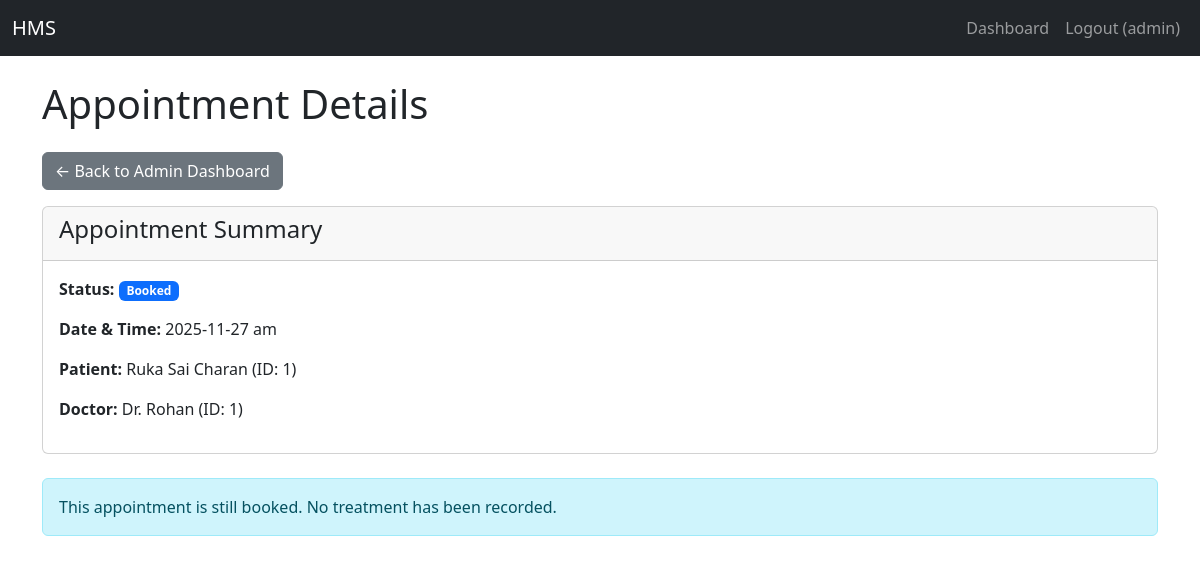
/admin/view_treatment/1 (signed in), run on the app's committed database.
### models.py (models this page shows)
class Appointment(db.Model):
    id = db.Column(db.Integer, primary_key=True)
    patient_id = db.Column(db.Integer, db.ForeignKey('patient.id'), nullable=False)
    doctor_id = db.Column(db.Integer, db.ForeignKey('doctor.id'), nullable=False)
    appointment_date = db.Column(db.String(100), nullable=False)
    status = db.Column(db.String(50), default='Booked') # e.g., Booked, Completed, Cancelled

class Patient(db.Model):
    id = db.Column(db.Integer, primary_key=True)
    user_id = db.Column(db.Integer, db.ForeignKey('user.id'), nullable=False)
    name = db.Column(db.String(100), nullable=False)
    contact = db.Column(db.String(100))

class Doctor(db.Model):
    id = db.Column(db.Integer, primary_key=True)
    user_id = db.Column(db.Integer, db.ForeignKey('user.id'), nullable=False)
    department_id = db.Column(db.Integer, db.ForeignKey('department.id'), nullable=False)
    name = db.Column(db.String(100), nullable=False)
    dob = db.Column(db.DateTime, nullable=False)
    experience = db.Column(db.Integer, nullable=False)
    specialization = db.Column(db.String(100), nullable=False)
    qualifications = db.Column(db.String(100), nullable=True)
    availability = db.Column(db.String(200), default='{}')

### app.py (the view)
@app.route('/admin/view_treatment/<int:app_id>')
def admin_view_treatment(app_id):
    if 'user_id' not in session or session.get('role') != 'admin':
        flash('You do not have permission.')
        return redirect(url_for('login'))
    appointment = Appointment.query.get_or_404(app_id)
    patient = Patient.query.get(appointment.patient_id)
    doctor = Doctor.query.get(appointment.doctor_id)
    treatment = Treatment.query.filter_by(appointment_id=app_id).first()
    return render_template(
        'admin_view_treatment.html',
        appointment=appointment,
        patient=patient,
        doctor=doctor,
        treatment=treatment
    )

### templates/admin_view_treatment.html
{% extends "base.html" %}
{% block content %}
    <h1 class="my-4">Appointment Details</h1>
    <a href="{{ url_for('admin_dashboard') }}" class="btn btn-secondary mb-3">&larr; Back to Admin Dashboard</a>
    <div class="card">
        <div class="card-header">
            <h4>Appointment Summary</h4>
        </div>
        <div class="card-body">
            <p><strong>Status:</strong>
                <span class="badge
                    {% if appointment.status == 'Completed' %}bg-success
                    {% elif appointment.status == 'Cancelled' %}bg-danger
                    {% else %}bg-primary
                    {% endif %}
                ">{{ appointment.status }}</span>
            </p>
            <p><strong>Date & Time:</strong> {{ appointment.appointment_date }}</p>
            <p><strong>Patient:</strong> {{ patient.name }} (ID: {{ patient.id }})</p>
            <p><strong>Doctor:</strong> Dr. {{ doctor.name }} (ID: {{ doctor.id }})</p>
        </div>
    </div>
    {% if treatment %}
        <div class="card mt-4">
            <div class="card-header">
                <h4>Treatment Record</h4>
            </div>
            <div class="card-body">
                <h5 class="card-title">Diagnosis</h5>
                <p class="card-text">{{ treatment.diagnosis }}</p>
                <hr>
                <h5 class="card-title">Prescription</h5>
                <p class="card-text">{{ treatment.prescription }}</p>
            </div>
        </div>
    {% elif appointment.status == 'Booked' %}
        <div class="alert alert-info mt-4">
            This appointment is still booked. No treatment has been recorded.
        </div>
    {% elif appointment.status == 'Cancelled' %}
        <div class="alert alert-danger mt-4">
            This appointment was cancelled.
        </div>
    {% endif %}
{% endblock %}

### data on the page
Appointment: status "Booked", appointment_date "2025-11-27 am"
Patient: name "Ruka Sai Charan", id "1"
Doctor: name "Rohan", id "1"

### other printed values
{{ session.role }} "admin"
